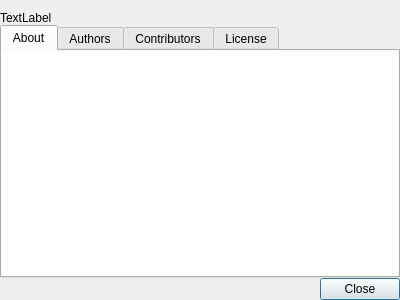
<?xml version="1.0" encoding="UTF-8"?>
<ui version="4.0">
 <class>Dialog</class>
 <widget class="QDialog" name="Dialog">
  <property name="geometry">
   <rect>
    <x>0</x>
    <y>0</y>
    <width>400</width>
    <height>300</height>
   </rect>
  </property>
  <property name="windowTitle">
   <string>Dialog</string>
  </property>
  <layout class="QGridLayout" name="gridLayout">
   <property name="leftMargin">
    <number>0</number>
   </property>
   <property name="rightMargin">
    <number>0</number>
   </property>
   <property name="bottomMargin">
    <number>0</number>
   </property>
   <property name="spacing">
    <number>0</number>
   </property>
   <item row="0" column="0">
    <widget class="QLabel" name="text_label">
     <property name="text">
      <string>TextLabel</string>
     </property>
    </widget>
   </item>
   <item row="1" column="0">
    <widget class="QTabWidget" name="contributors_browser">
     <property name="currentIndex">
      <number>0</number>
     </property>
     <widget class="QWidget" name="tab">
      <attribute name="title">
       <string>About</string>
      </attribute>
      <layout class="QGridLayout" name="gridLayout_5">
       <property name="margin">
        <number>0</number>
       </property>
       <property name="spacing">
        <number>0</number>
       </property>
       <item row="0" column="0">
        <widget class="QTextBrowser" name="about_browser">
         <property name="frameShape">
          <enum>QFrame::NoFrame</enum>
         </property>
        </widget>
       </item>
      </layout>
     </widget>
     <widget class="QWidget" name="tab_2">
      <attribute name="title">
       <string>Authors</string>
      </attribute>
      <layout class="QGridLayout" name="gridLayout_4">
       <property name="margin">
        <number>0</number>
       </property>
       <property name="spacing">
        <number>0</number>
       </property>
       <item row="0" column="0">
        <widget class="QTextBrowser" name="authors_browser">
         <property name="frameShape">
          <enum>QFrame::NoFrame</enum>
         </property>
        </widget>
       </item>
      </layout>
     </widget>
     <widget class="QWidget" name="tab_3">
      <attribute name="title">
       <string>Contributors</string>
      </attribute>
      <layout class="QGridLayout" name="gridLayout_3">
       <property name="margin">
        <number>0</number>
       </property>
       <property name="spacing">
        <number>0</number>
       </property>
       <item row="0" column="0">
        <widget class="QTextBrowser" name="textBrowser_2">
         <property name="frameShape">
          <enum>QFrame::NoFrame</enum>
         </property>
        </widget>
       </item>
      </layout>
     </widget>
     <widget class="QWidget" name="tab_4">
      <attribute name="title">
       <string>License</string>
      </attribute>
      <layout class="QGridLayout" name="gridLayout_2">
       <property name="margin">
        <number>0</number>
       </property>
       <property name="spacing">
        <number>0</number>
       </property>
       <item row="0" column="0">
        <widget class="QTextBrowser" name="license_browser">
         <property name="frameShape">
          <enum>QFrame::NoFrame</enum>
         </property>
        </widget>
       </item>
      </layout>
     </widget>
    </widget>
   </item>
   <item row="2" column="0">
    <layout class="QHBoxLayout" name="horizontalLayout">
     <item>
      <spacer name="horizontalSpacer">
       <property name="orientation">
        <enum>Qt::Horizontal</enum>
       </property>
       <property name="sizeHint" stdset="0">
        <size>
         <width>40</width>
         <height>20</height>
        </size>
       </property>
      </spacer>
     </item>
     <item>
      <widget class="QPushButton" name="cancel">
       <property name="text">
        <string>Close</string>
       </property>
      </widget>
     </item>
    </layout>
   </item>
  </layout>
 </widget>
 <resources/>
 <connections/>
</ui>
